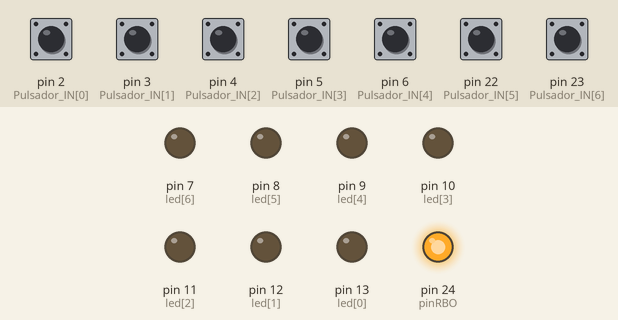
A sketch run on a simulated Arduino Mega 2560, built with avr-gcc and run on an emulated ATmega2560. On the bench: output pins drawn as LEDs (lit = HIGH). Inputs (shaded band) come from the test bench; at power-on: pin 2 (Pulsador_IN[0]), pin 3 (Pulsador_IN[1]), pin 4 (Pulsador_IN[2]), pin 5 (Pulsador_IN[3]), pin 6 (Pulsador_IN[4]), pin 22 (Pulsador_IN[5]), pin 23 (Pulsador_IN[6]) LOW.

Above: at 1.2 s.
1.3 s: pin 22 (Pulsador_IN[5]) pulled HIGH for 0.15 s
At 1.46 s:
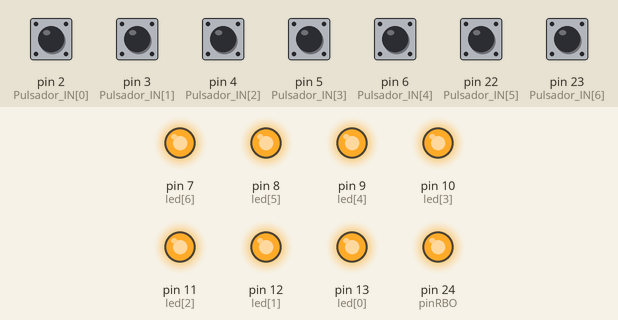
3.0 s: pin 22 (Pulsador_IN[5]) pulled HIGH for 1 s
At 4.07 s:
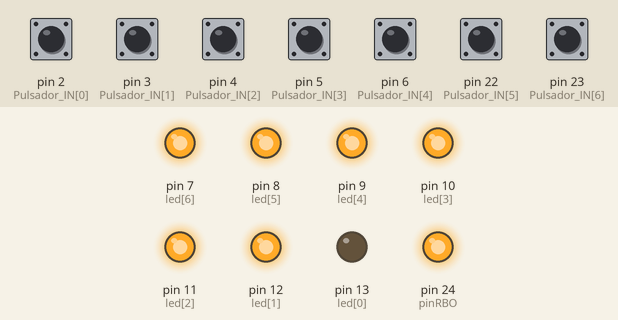
Timing chart, 0 to 6.0 s (numbered marks = the images above; inputs shaded):
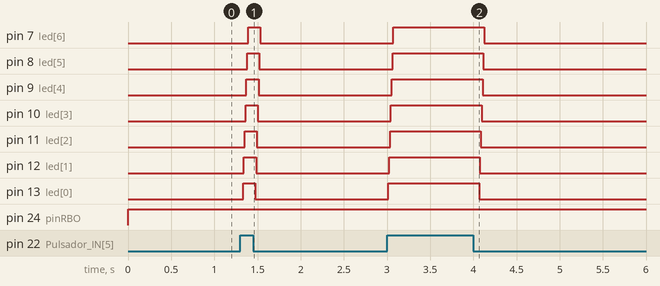

Measured:
- after the input at 1.3 s, pin 7 (led[6]): LOW → HIGH after 0.09 s, → LOW 0.14 s later; pin 8 (led[5]): LOW → HIGH after 0.08 s, → LOW 0.14 s later; pin 9 (led[4]): LOW → HIGH after 0.07 s, → LOW 0.14 s later; pin 10 (led[3]): LOW → HIGH after 0.06 s, → LOW 0.14 s later; pin 11 (led[2]): LOW → HIGH after 0.05 s, → LOW 0.14 s later
- after the input at 3.0 s, pin 7 (led[6]): LOW → HIGH after 0.08 s, → LOW 1.1 s later; pin 8 (led[5]): LOW → HIGH after 0.07 s, → LOW 1.1 s later; pin 9 (led[4]): LOW → HIGH after 0.06 s, → LOW 1.1 s later; pin 10 (led[3]): LOW → HIGH after 0.05 s, → LOW 1.1 s later; pin 11 (led[2]), pin 12 (led[1]), pin 13 (led[0]): LOW → HIGH at once, → LOW 1.1 s later

The sketch:

Display.ino
```cpp
byte numeros[17][7] = {
  // a  b  c  d  e  f  g
  {1, 1, 1, 1, 1, 1, 0}, //0
  {0, 1, 1, 0, 0, 0, 0}, //1
  {1, 1, 0, 1, 1, 0, 1}, //2
  {1, 1, 1, 1, 0, 0, 1}, //3
  {0, 1, 1, 0, 0, 1, 1}, //4
  {1, 0, 1, 1, 0, 1, 1}, //5
  {0, 0, 1, 1, 1, 1, 1}, //6
  {1, 1, 1, 0, 0, 0, 0}, //7
  {1, 1, 1, 1, 1, 1, 1}, //8
  {1, 1, 1, 1, 0, 1, 1}, //9
  {0, 0, 0, 1, 1, 0, 1}, //10(c)
  {0, 0, 1, 1, 0, 0, 1}, //11(c inversa)
  {0, 1, 0, 0, 0, 1, 1}, //12(u)
  {1, 0, 0, 1, 0, 1, 1}, //13
  {0, 0, 0, 1, 1, 1, 1}, //14
  {0, 0, 0, 0, 0, 0, 0}, //15(blanco)
  {1, 1, 1, 1, 1, 1, 1} //16 LT
};
//1, 2, 4, 8, LT, BI, RBI
const int Pulsador_IN[7] = {2, 3, 4, 5, 6, 22, 23};
int estado[7];
int j = 0;
byte pinRBO = 24;

byte led[7] = {13, 12, 11, 10, 9, 8, 7};


void setup() {
  // put your setup code here, to run once:
  for (int i = 0; i <= 6; i++) {
    pinMode(led[i], OUTPUT);
  }
  for (int i = 0; i < 4; i = i + 1) {
    pinMode(Pulsador_IN[i], INPUT);
  }
  pinMode(pinRBO, OUTPUT);
  Serial.begin(9600);
}

void loop() {
  // put your main code here, to run repeatedly:

  for (int i = 0; i < 7; i = i + 1) {
    estado[i] = digitalRead(Pulsador_IN[i]);
  }

  j = BinarioDecimal(estado[0], estado[1], estado[2], estado[3]);

  if (estado[5] == 0) {
      digitalWrite(pinRBO, HIGH);
    for (int i = 0; i <= 6; i++) {
      digitalWrite(led[i], numeros[15][i]);
      delay(10);
    }

  }
  else if (estado[6] == 0 and j == 0 and estado[4] == 1) {

    digitalWrite(pinRBO, LOW);

    for (int i = 0; i <= 6; i++) {
      digitalWrite(led[i], numeros[15][i]);
      delay(10);
    }

  }

  else if (estado[4] == 0 and estado[5] == 1) {

    for (int i = 0; i <= 6; i++) {
      digitalWrite(led[i], numeros[16][i]);
      delay(10);
    }
    digitalWrite(pinRBO, HIGH);
  }

  else {
    for (int i = 0; i <= 6; i++) {
      digitalWrite(led[i], numeros[j][i]);
      delay(10);
    }
    digitalWrite(pinRBO, HIGH);
  }
}


int BinarioDecimal(int x1, int x2, int x3, int x4) {
  int z = x1 + 2 * x2 + 4 * x3 + 8 * x4;
  return z;
}
```
